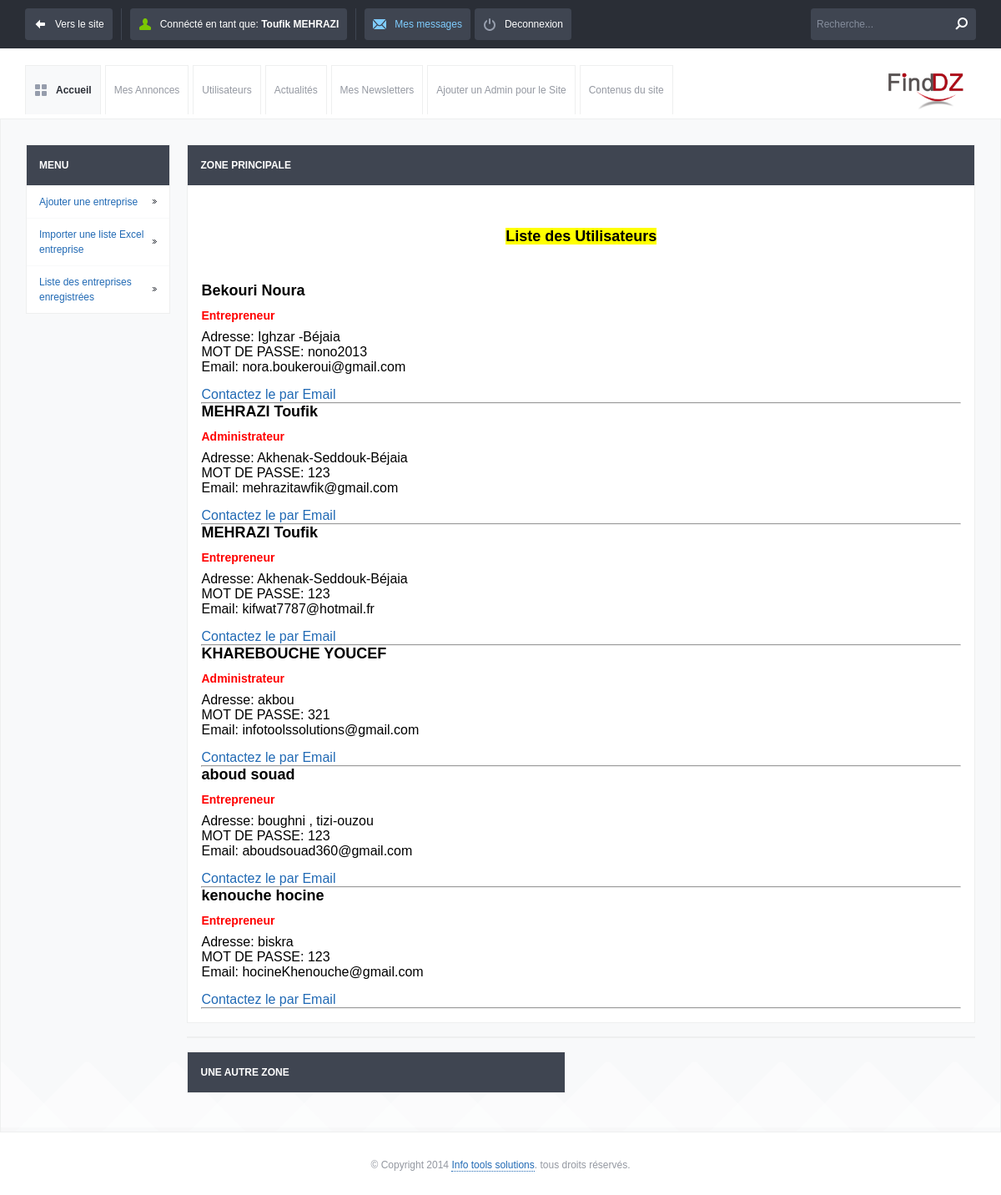
The app's page /its_adm/index.php?page=sub_pages/page2 (signed in) with its own data.
### tables this page shows
CREATE TABLE `users` (
  `id` int(11) NOT NULL,
  `civilite` int(11) NOT NULL,
  `nom` varchar(50) NOT NULL,
  `prenom` varchar(50) NOT NULL,
  `adresse` varchar(50) NOT NULL,
  `email` varchar(50) NOT NULL,
  `mdp` varchar(40) NOT NULL,
  `idtype` varchar(255) NOT NULL,
  `idwilaya` int(11) NOT NULL  
 
);

### its_adm/sub_pages/page2.php (the view)
<?php
echo '<br/>';echo '<br/>';
echo '<h1><center><mark><strong>Liste des Utilisateurs</strong></mark></h1></center><br>';
echo'<br>';
$sql=$bdd->query("SELECT * FROM users");
while($resultat=$sql->fetch())
{
	if($resultat["idtype"]==1){
					$usre="Administrateur";
							}else
					$usre="Entrepreneur";
	$space="   ";
	echo '<h1><strong>'.$resultat["nom"].$space.$resultat["prenom"].'</strong></h1>';
	echo '<h2><font color="red"><strong>'.$usre.'</strong></font></h2>';
	echo 'Adresse:  '.$resultat["adresse"].'<br/>';
	echo 'MOT DE PASSE:  '.$resultat["mdp"].'<br/>';
	echo 'Email:  '.$resultat["email"].'<br/></p>';
	echo '<div id"mail">';
	echo '<a class="nav" href="mailto:'.$resultat["email"].'" target="_blank"> Contactez le par Email</a></div>';
	echo'<hr>';
}
?>

### its_adm/css/style.css (style rules this page uses)
*, html, body, div, dl, dt, dd, ul, ol, li, h1, h2, h3, h4, h5, h6, pre, form, label, fieldset, input, p, blockquote, th, td { margin: 0; padding: 0; }
address, caption, cite, code, dfn, em, strong, th, var { font-style: normal; font-weight: normal; }
h1, h2, h3, h4, h5, h6 { font-weight: normal; }
strong { font-weight: bold; }
a { text-decoration: none; }
body { font-size: 1em; }
h1, h2, h3, h4, h5, h6 { margin-bottom: 0.625em; }
body, form { font-family: "Droid Sans", Helvetica, Arial, sans-serif; line-height: 1.125em; }
h1 { font-size: 1.125em; }
h2 { font-size: 0.875em; }
a { color: #2069b4; }

### records on screen
users: nom "Bekouri", prenom "Noura", idtype "Entrepreneur", adresse "Ighzar -Béjaia", mdp "nono2013", email "nora.boukeroui@gmail.com"
users: nom "MEHRAZI", prenom "Toufik", idtype "Administrateur", adresse "Akhenak-Seddouk-Béjaia", mdp "123", email "mehrazitawfik@gmail.com"
users: nom "MEHRAZI", prenom "Toufik", idtype "Entrepreneur", adresse "Akhenak-Seddouk-Béjaia", mdp "123", email "kifwat7787@hotmail.fr"
users: nom "KHAREBOUCHE", prenom "YOUCEF", idtype "Administrateur", adresse "akbou", mdp "321", email "infotoolssolutions@gmail.com"
users: nom "aboud", prenom "souad", idtype "Entrepreneur", adresse "boughni , tizi-ouzou", mdp "123", email "aboudsouad360@gmail.com"
users: nom "kenouche", prenom "hocine", idtype "Entrepreneur", adresse "biskra", mdp "123", email "hocineKhenouche@gmail.com"

### other values on screen
$prenom "Toufik"
$nom "MEHRAZI"
